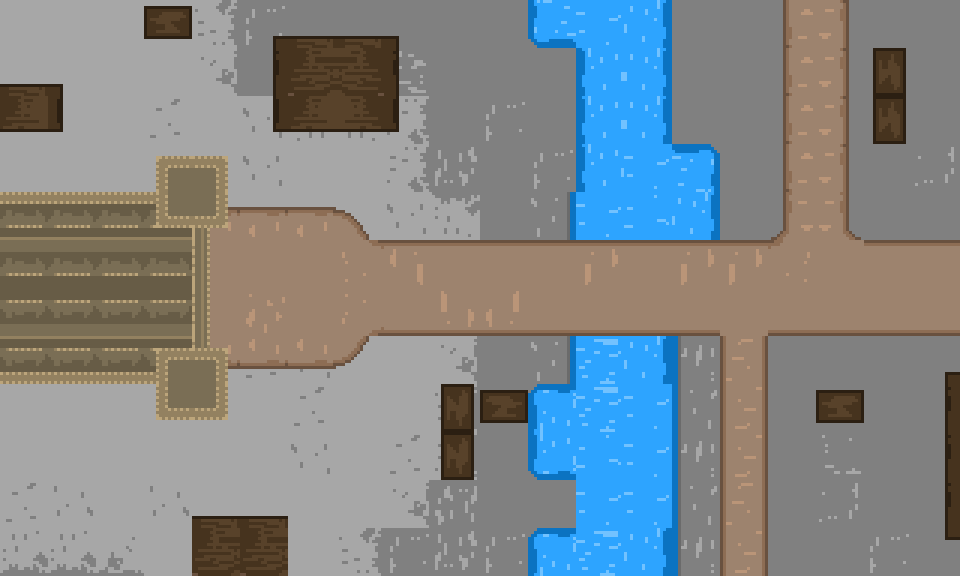

A 2D game scene composited from a Tiled map and its tileset images. What follows is a short description and the map's XML, with every tile layer's data as written:
An orthogonal 30x18 tile map with 32x32 px tiles, 1 tile layer (Measures) and 23 objects (building2, building4, building5, building3, building1, ...).

<map version="1.2" tiledversion="2019.12.11" orientation="orthogonal" renderorder="right-down" compressionlevel="0" width="30" height="18" tilewidth="32" tileheight="32" infinite="0" nextlayerid="6" nextobjectid="52">
 <tileset firstgid="1" source="CityMap2.tsx" />
 <layer id="2" name="Measures" width="30" height="18">
  <data encoding="csv">
2,2,2,2,5,6,7,8,9,10,11,12,13,14,15,16,17,18,19,20,21,22,23,24,25,26,27,28,29,30,
31,32,33,34,35,36,37,38,39,40,41,42,43,44,45,46,47,48,49,50,51,52,53,54,55,56,57,58,59,60,
61,62,63,64,65,66,67,68,69,70,71,72,73,74,75,76,77,78,79,80,81,82,28,84,85,86,87,88,89,90,
91,92,93,94,95,96,97,98,99,100,101,102,103,104,105,106,107,108,109,110,111,112,113,114,115,116,117,118,119,120,
121,122,123,124,125,126,127,128,129,130,131,132,133,134,135,136,137,138,139,140,141,142,143,144,145,146,147,148,149,150,
151,152,153,154,155,156,157,158,159,160,161,162,163,164,165,166,167,168,169,170,171,172,173,174,175,176,177,178,179,180,
181,182,183,184,185,186,187,188,189,190,191,192,193,194,195,196,197,198,199,200,201,202,203,204,205,206,207,208,209,210,
211,212,213,214,215,216,217,218,219,220,221,222,223,224,225,226,227,228,229,230,231,232,233,234,235,236,237,238,239,240,
241,242,243,244,245,246,247,248,249,250,251,252,253,254,255,256,257,258,259,260,261,262,263,264,265,266,267,268,269,270,
271,272,273,274,275,276,277,278,279,280,281,282,283,284,285,286,287,288,289,290,291,292,293,294,295,296,297,298,299,300,
301,302,303,304,305,306,307,308,309,310,311,312,313,314,315,316,317,318,319,320,321,322,323,324,325,326,327,328,329,330,
331,332,333,334,335,336,337,338,339,340,341,342,343,344,345,346,347,348,349,350,351,352,353,354,355,356,357,358,359,360,
361,362,363,364,365,366,367,368,369,370,371,372,373,374,375,376,377,378,379,380,381,382,383,384,385,386,387,388,389,390,
391,392,393,394,395,396,397,398,399,400,401,402,403,404,405,406,407,408,409,410,411,412,413,414,415,416,417,418,419,420,
421,422,423,424,425,426,427,428,429,430,431,432,433,434,435,436,437,438,439,440,441,442,443,444,445,446,447,448,449,450,
451,452,453,454,455,456,457,458,459,460,461,462,463,464,465,466,467,468,469,470,471,472,473,474,475,476,477,478,479,480,
481,482,483,484,485,486,487,488,489,490,491,492,493,494,495,496,497,498,499,500,501,502,503,504,505,506,507,508,509,510,
511,512,513,514,515,516,517,518,519,520,521,522,523,524,525,526,527,528,529,530,531,532,533,534,535,536,537,538,539,540
</data>
 </layer>
 <objectgroup id="3" name="colliders">
  <object id="19" name="building2" x="273.788" y="36.978" width="123.738" height="93.8701" />
  <object id="20" name="building4" x="440.905" y="386.146" width="32.0012" height="93.159" />
  <object id="21" name="building5" x="482.151" y="392.547" width="44.8017" height="29.8678" />
  <object id="22" name="building3" x="192.718" y="518.418" width="95.2924" height="56.891" />
  <object id="23" name="building1" x="1.42227" y="85.3353" width="60.4467" height="46.2239" />
  <object id="29" name="river1" x="576" y="0.166667" width="95" height="240.333" />
  <object id="30" name="river2" x="529.5" y="-0.333333" width="47" height="48.3333" />
  <object id="31" name="river3" x="673" y="145" width="46" height="95" />
  <object id="32" name="river4" x="568.5" y="193.5" width="7" height="47" />
  <object id="33" name="minster1" x="1" y="193" width="208" height="191" />
  <object id="34" name="minster2" x="157" y="158" width="70" height="68" />
  <object id="35" name="minster3" x="157" y="352" width="69" height="65" />
  <object id="37" name="river5" x="570" y="336" width="108" height="240" />
  <object id="38" name="river6" x="528.333" y="385" width="41.3333" height="94.6667" />
  <object id="39" name="river7" x="528" y="529.333" width="42.3333" height="46.3333" />
  <object id="42" name="building6" x="816" y="391" width="48" height="31" />
  <object id="43" name="building7" x="945" y="373.5" width="15" height="166.5" />
  <object id="44" name="building8" x="873" y="50" width="32" height="93.5" />
  <object id="45" name="building9" x="144" y="5.33333" width="48" height="33.6667" />
 </objectgroup>
 <objectgroup id="4" name="spawns">
  <object id="46" name="engineSpawn" x="286" y="289">
   <point />
  </object>
 </objectgroup>
 <objectgroup id="5" name="towers">
  <object id="49" name="tower1" x="230.091" y="313.628" width="200.418" height="200.418">
   <properties>
    <property name="health" type="int" value="1000" />
    <property name="size" type="float" value="1" />
    <property name="texDisengaged" value="TowerTextures/tutorialTowerDisengaged.png" />
    <property name="texEngaged" value="TowerTextures/tutorialTowerEngaged.png" />
    <property name="weapon" value="basicWeapon" />
   </properties>
   <ellipse />
  </object>
  <object id="50" name="tower3" x="551.132" y="135.064" width="261.84" height="247.953">
   <properties>
    <property name="health" type="int" value="1000" />
    <property name="size" type="float" value="1" />
    <property name="texDisengaged" value="TowerTextures/SpokeTowerDisengaged.png" />
    <property name="texEngaged" value="TowerTextures/SpokeTowerEngaged.png" />
    <property name="weapon" value="spokeWeapon" />
   </properties>
   <ellipse />
  </object>
  <object id="51" name="tower2" x="742.876" y="174.588" width="211.1" height="211.1">
   <properties>
    <property name="health" type="int" value="1000" />
    <property name="size" type="float" value="1" />
    <property name="texDisengaged" value="TowerTextures/ExplosiveTowerDisengaged.png" />
    <property name="texEngaged" value="TowerTextures/ExplosiveTowerEngaged.png" />
    <property name="weapon" value="randomDirWeapon" />
   </properties>
   <ellipse />
  </object>
 </objectgroup>
</map>